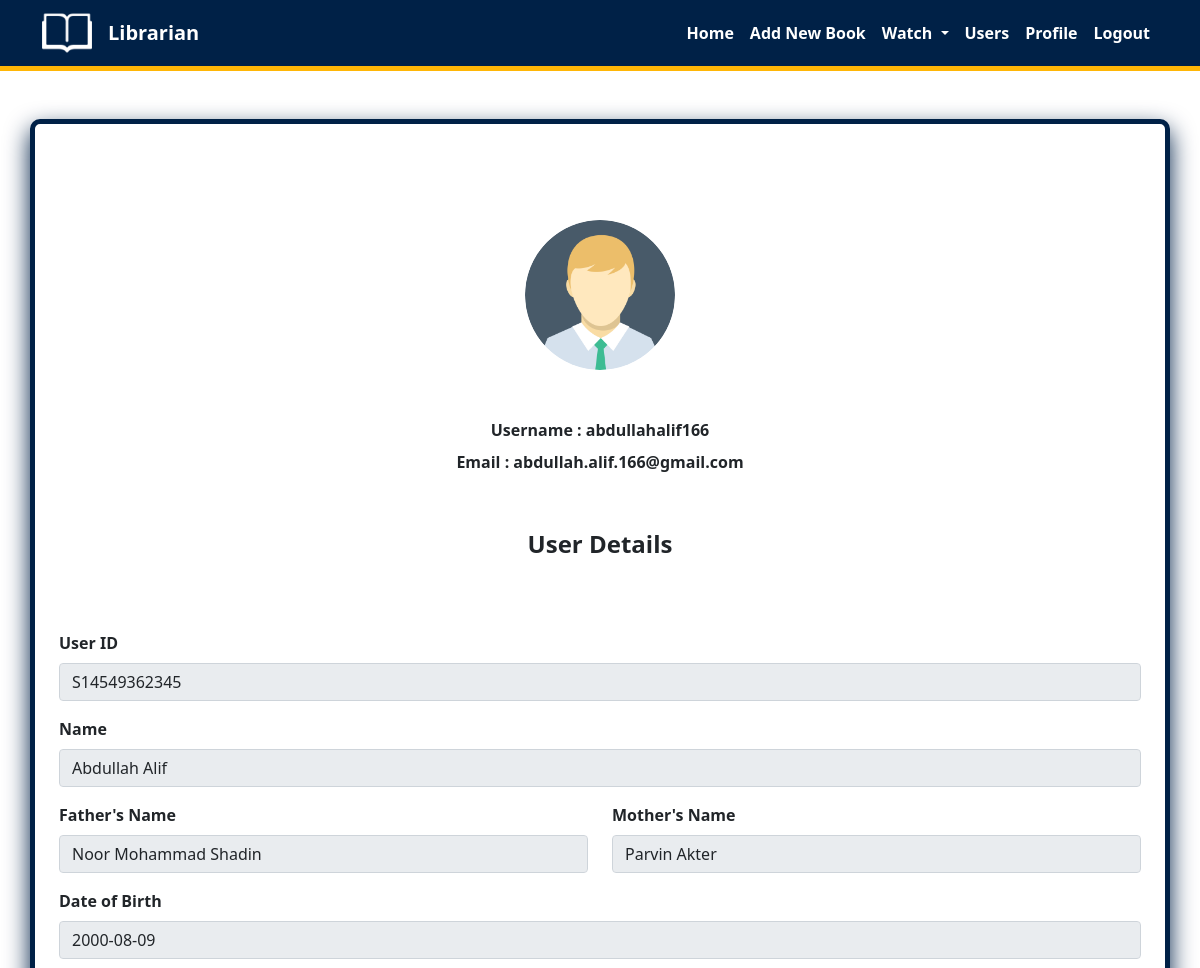
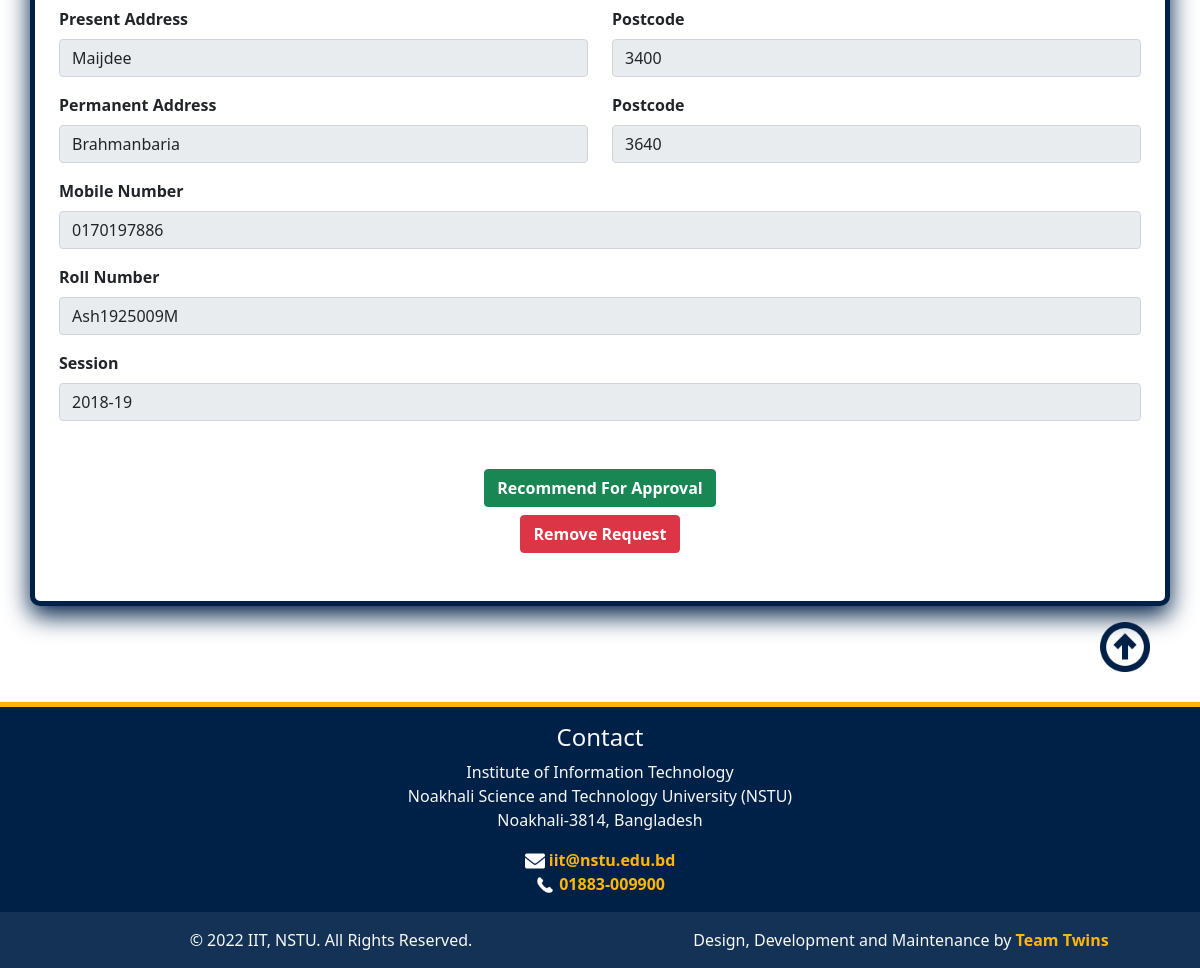
/librarianUserDetails.php?userID=S14549362345 (signed in), run on the app's committed database (2 pictures, top to bottom).
### tables this page shows
CREATE TABLE `user` (
  `user_id` char(15) NOT NULL,
  `name` char(20) NOT NULL,
  `father_name` char(20) NOT NULL,
  `mother_name` char(20) NOT NULL,
  `date_of_birth` date NOT NULL,
  `present_address` varchar(50) NOT NULL,
  `pr_post_code` char(4) NOT NULL,
  `permanent_address` varchar(50) NOT NULL,
  `pa_post_code` char(4) NOT NULL,
  `mobile_number` char(11) NOT NULL,
  `email_address` varchar(50) NOT NULL,
  `roll_number` char(11) NOT NULL,
  `session` char(9) NOT NULL,
  `designation` char(20) NOT NULL,
  `pin` char(10) NOT NULL,
  `username` varchar(20) NOT NULL,
  `password` varchar(30) NOT NULL,
  `status` char(15) NOT NULL
);

### librarianUserDetails.php (the view, shortened to what this page needs)
<?php
    require_once('inc/header.php');
?>
<body>
    <?php
        require_once('inc/librarianNavbar.php');
    ?>
    <?php
        $userID = $_GET['userID'];
        global $conn;
        $sql = "SELECT * FROM `user` where user_id = '{$userID}'";
        $result = $conn->query($sql);
        $row = $result->fetch_assoc();
    ?>
                        <div class='container mt-5 mb-3'>
                            <div class='row justify-content-center rounded-border-white-background'>
                                <div class='row'>
                                    <div class='d-flex flex-column align-items-center text-center p-3 py-5'>
                                        <img class='rounded-circle mt-5' width='150px' src='res/profile.png'>
                                        <span class='form-label mt-5'>Username : <?php echo $row['username']; ?></span>
                                        <span class='form-label'>Email : <?php echo $row['email_address']; ?></span>
                                    </div>
                                </div>
                                <div class='row'>
                                    <div>
                                        <div class='d-flex justify-content-center mb-5'>
                                            <h4 class='form-label'>User Details</h4>
                                        </div>
                                            <div class='row'>
                                                <div class='col-md-12 mt-3'>
                                                    <label class='form-label'>User ID</label>
                                                    <input type='text' class='form-control' name='phone' value='<?php echo $row['user_id']; ?>' disabled>
                                                </div>
                                            </div>
                                            <div class='row'>
                                                <div class='col-md-12 mt-3'>
                                                    <label class='form-label'>Name</label>
                                                    <input type='text' class='form-control' name='phone' value='<?php echo $row['name']; ?>' disabled>
                                                </div>
                                            </div>
                                            <div class='row'>
                                                <div class='col-md-6 mt-3'>
                                                    <label class='form-label'>Father's Name</label>
                                                    <input type='text' class='form-control' name='present_address' value='<?php echo $row['father_name']; ?>' disabled>
                                                </div>
                                                <div class='col-md-6 mt-3'>
                                                    <label class='form-label'>Mother's Name</label>
                                                    <input type='text' class='form-control' name='present_address_post_code' value='<?php echo $row['mother_name']; ?>' disabled>
                                                </div>
                                            </div>
                                            <div class='row'>
                                                <div class='col-md-12 mt-3'>
                                                    <label class='form-label'>Date of Birth</label>
                                                    <input type='text' class='form-control' name='phone' value='<?php echo $row['date_of_birth']; ?>' disabled>
                                                </div>
                                            </div>
                                            <div class='row'>
                                                <div class='col-md-6 mt-3'>
                                                    <label class='form-label'>Present Address</label>
                                                    <input type='text' class='form-control' name='present_address' value='<?php echo $row['present_address']; ?>' disabled>
                                                </div>
                                                <div class='col-md-6 mt-3'>
                                                    <label class='form-label'>Postcode</label>
                                                    <input type='number' class='form-control' name='present_address_post_code' value='<?php echo $row['pr_post_code']; ?>' disabled>
                                                </div>
                                            </div>
                                            <div class='row'>
                                                <div class='col-md-6 mt-3'>
                                                    <label class='form-label'>Permanent Address</label>
                                                    <input type='text' class='form-control' name='permanent_address' value='<?php echo $row['permanent_address']; ?>' disabled>
                                                </div>
                                                <div class='col-md-6 mt-3'>
                                                    <label class='form-label'>Postcode</label>
                                                    <input type='number' class='form-control' name='permanent_address_post_code' value='<?php echo $row['pa_post_code']; ?>' disabled>
                                                </div>
                                            </div>
                                            <div class='row'>
                                                <div class='col-md-12 mt-3'>
                                                    <label class='form-label'>Mobile Number</label>
                                                    <input type='text' class='form-control' name='phone' value='<?php echo $row['mobile_number']; ?>' disabled>
                                                </div>
                                            </div>
                                            <?php
                                                if($row['roll_number'] != "") {
                                                    echo "<div class='row'>
                                                            <div class='col-md-12 mt-3'>
                                                                <label class='form-label'>Roll Number</label>
                                                                <input type='text' class='form-control' name='phone' value='{$row['roll_number']}' disabled>
                                                            </div>
                                                          </div>
                                                          <div class='row'>
                                                            <div class='col-md-12 mt-3'>
                                                                <label class='form-label'>Session</label>
                                                                <input type='text' class='form-control' name='phone' value='{$row['session']}' disabled>
                                                            </div>
                                                          </div>";
                                                }
                                            ?>
                                            <form action="librarianUsers.php" method="POST">
                                                <div class='mt-5 text-center'>
                                                    <button class='btn btn-success fw-bold' type='submit' name="recommend" value='<?php echo $userID;?>'>Recommend For Approval</button>
                                                </div>
                                                <div class='mt-2 mb-5 text-center'>
                                                    <button class='btn btn-danger fw-bold' type='submit' name="remove_request" value='<?php echo $userID;?>'>Remove Request</button>
                                                </div>
                                            </form>
                                    </div>
                                </div>
                            </div>
                        </div>
</body>
<section class="goTopButton">
    <a href="#">
        <img src="res/top.png" alt="top" width="50px">
    </a>
</section>
<?php
    require_once('inc/footer.php');
?>

### css/style.css (style rules this page uses)
a { font-weight: bolder; text-decoration: none; color: #ffb606; }
body { display: flex; flex-direction: column; height: 100vh; }
.form-label { font-weight: bold; }
.rounded-border-white-background { background-color: white; border: 5px solid #002147; border-radius: 10px; box-shadow: 0px 10px 25px #002147; }
.goTopButton { margin-right: 50px; margin-bottom: 30px; margin-left: auto; }

### data on the page
user: username "abdullahalif166", email_address "abdullah.alif.166@gmail.com", phone "S14549362345", phone "Abdullah Alif", present_address "Noor Mohammad Shadin", present_address_post_code "Parvin Akter", phone "2000-08-09", present_address "Maijdee", present_address_post_code "3400", permanent_address "Brahmanbaria", permanent_address_post_code "3640", phone "0170197886", phone "Ash1925009M", phone "2018-19"
